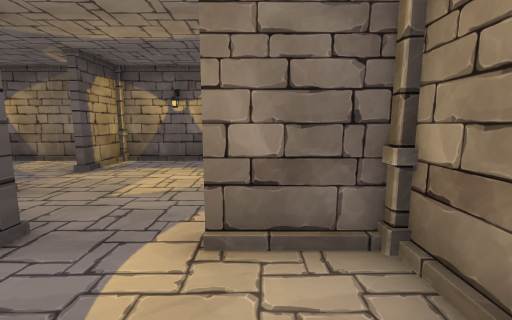
[1] (above)

17 first-person views from a walk through a scene from a Unity 3-D project. The camera is 1.2 m above the floor, tilts 8° down and sees 90° across. The floor is counted in squares, 1 m on a side. Each view is taken from the middle of a square. On the plan, view 1 faces up. The plan holds only what a view shows up to about 12 squares ahead; the rest is blank. The place goes on beyond the plan. The player character is not drawn. Door leaves are left out, so doorways stand open.

[2]
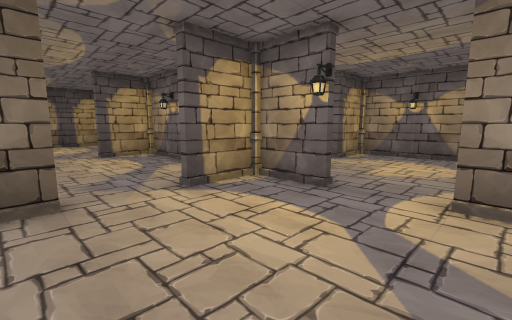

[3]
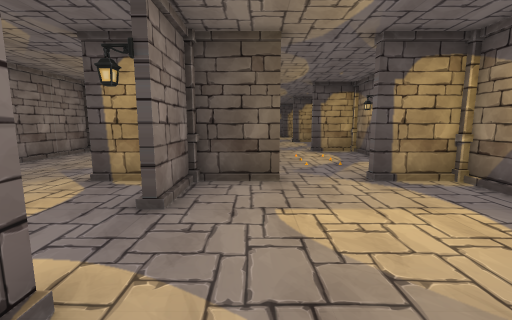

[4]
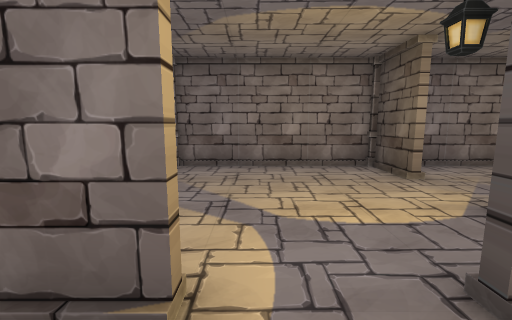

[5]
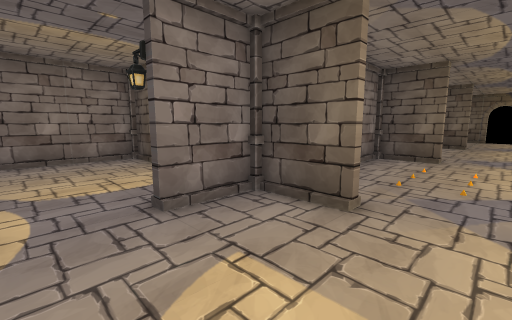

[6]
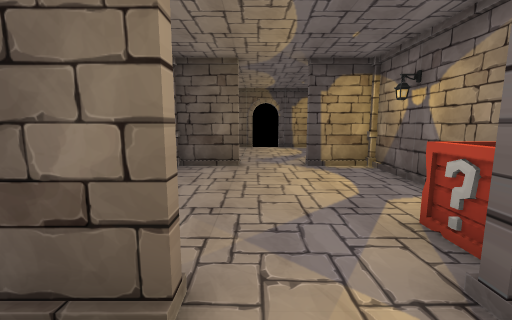

[7]
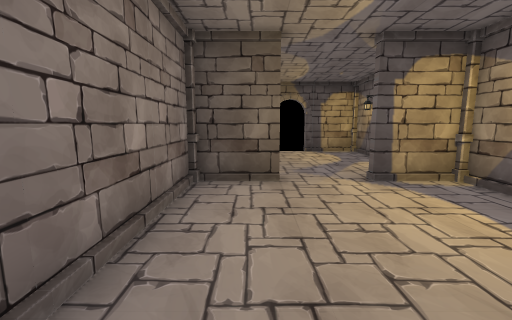

[8]
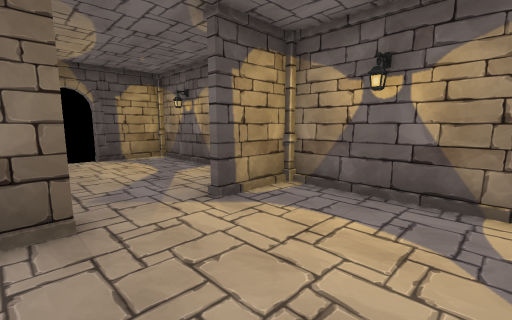

[9]
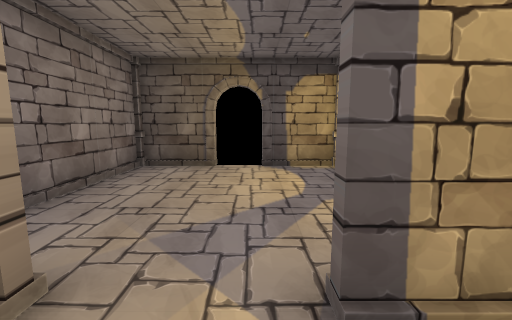

[10]
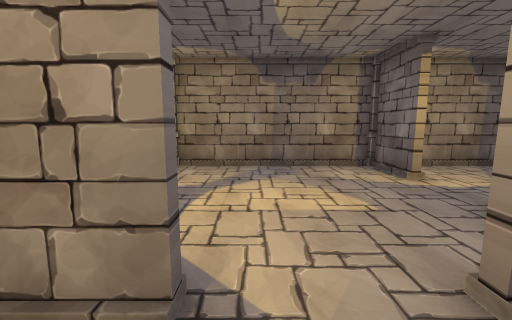

[11]
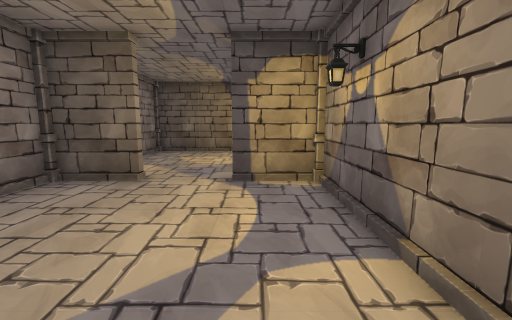

[12]
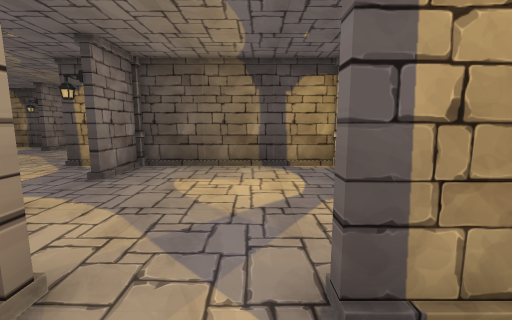

[13]
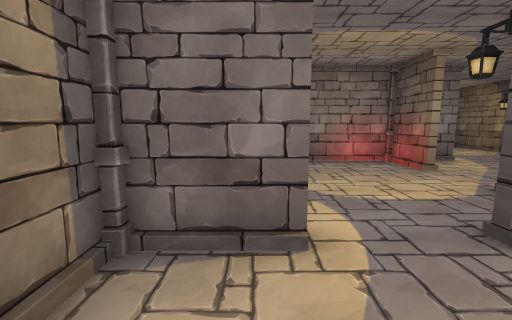

[14]
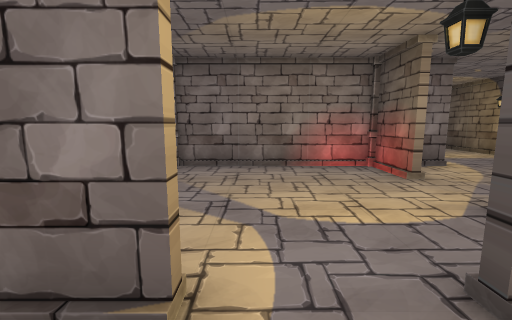

[15]
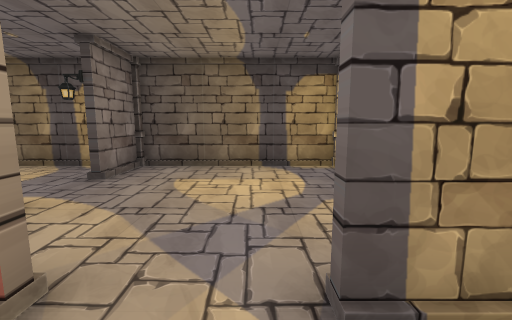

[16]
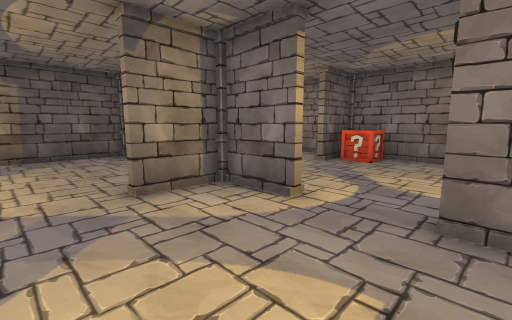

[17]
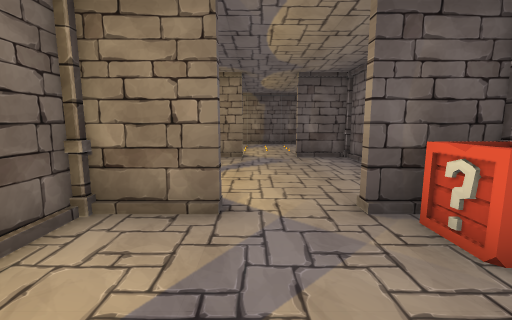

### Floor plan
Points are (right, up) in squares from view 1. A wall is a line through its corners. A room is listed if a view was taken in it or the views show most of it. See-through windows are left out.
Room 1 (views 1, 2)
walls: (1.4, -1) (1.4, 2); (-1.5, -3.4) (1.2, -3.4); (-4.4, -1.4) (-4.4, -2.5); (1.2, 2.4) (-0.5, 2.4); (-4.4, 1.6) (-4.4, 0.5)
ways out: opening at (-3, 3) to room 2; open door at (-1.3, 2.7) to room 2; open door at (-4.5, -0.5) to room 5; opening at (-2.5, -3.5)
objects: lamp (-3, 2) to (-2, 2); pillar (2, -4) to (2, -3)
Room 2 (views 3, 4, 5)
walls: (-1.1, 8.4) (-3.5, 8.4); (-0.6, 2.6) (1.2, 2.6); (1.4, 2) (1.4, 7.5); (-4.4, 4.6) (-4.4, 3.5); (-4.4, 7.5) (-4.4, 6.5)
ways out: opening at (-3, 3) to room 1; open door at (-1.3, 2.7) to room 1; open door at (-4.5, 5.5) to room 3
objects: other object (-2, 8); pillar (1, 8) to (2, 9); pillar (2, 2) to (2, 3)
Room 3 (views 6, 10)
walls: (-4.6, 6.4) (-4.6, 7.5); (-5.5, 8.4) (-7.2, 8.4); (-8.8, 8.4) (-9.5, 8.4); (-10.4, 4.6) (-10.4, 3.5)
ways out: open door at (-4.5, 5.5) to room 2; open door at (-10.5, 5.5) to room 4; opening at (-7.3, 2.7) to room 5
objects: other object (-12, 7) to (-11, 8); pillar (-11, 9) to (-10, 9); other object (-8, 8); pillar (-5, 8) to (-4, 9)
Room 4 (views 7, 8, 9)
walls: (-12.6, 8.4) (-15.5, 8.4); (-13.5, 2.6) (-12.2, 2.6); (-16.4, 4.6) (-16.4, 3.5); (-16.4, 7.5) (-16.4, 6.5)
ways out: open door at (-10.5, 5.5) to room 3; opening at (-13.3, 2.7) to room 6; opening at (-15, 8); open door at (-16.5, 5.5)
objects: lamp (-14, 8)
Room 5 (views 11, 12)
walls: (-6.2, 2.4) (-7.5, 2.4); (-7.5, -3.4) (-5.8, -3.4); (-10.4, -1.4) (-10.4, -2.5); (-10.4, 1.5) (-10.4, 0.5)
ways out: open door at (-4.5, -0.5) to room 1; opening at (-7.3, 2.7) to room 3; open door at (-10.5, -0.5) to room 6; opening at (-7.3, -3.3)
objects: pillar (-11, 2) to (-10, 3); lamp (-9, 2) to (-8, 2); pillar (-5, 2) to (-4, 3)
Room 6 (views 13, 14)
walls: (-16.4, 1.5) (-16.4, -2.5); (-12.6, -3.4) (-11.5, -3.4)
ways out: opening at (-13.3, 2.7) to room 4; open door at (-10.5, -0.5) to room 5; opening at (-15.5, -3) to room 7; open door at (-13.3, -3.3) to room 7; opening at (-17.5, 3.5)
objects: pillar (-17, 2) to (-16, 3)
Room 7 (view 15)
walls: (-13.5, -9.4) (-11.5, -9.4); (-10.6, -8.5) (-10.6, -6); (-16.4, -7.4) (-16.4, -8.5); (-16.2, -3.4) (-14.5, -3.4); (-16.4, -2.5) (-16.4, -5.5)
ways out: opening at (-15.5, -3) to room 6; open door at (-13.3, -3.3) to room 6; open door at (-16.5, -6.5) to room 8; opening at (-13.3, -9.7)
objects: pillar (-17, -4) to (-16, -4); lamp (-15, -4) to (-14, -4); pillar (-11, -4) to (-10, -3)
Room 8 (view 16)
walls: (-22.4, -4.5) (-22.4, -7.5); (-18.6, -9.4) (-17.5, -9.4); (-16.6, -8.5) (-16.6, -7.5)
ways out: open door at (-16.5, -6.5) to room 7; opening at (-21.5, -8) to room 9; open door at (-19.3, -9.3) to room 9
objects: pillar (-23, -4) to (-22, -3)
Room 9 (view 17)
walls: (-22.4, -10.8) (-22.4, -14.3); (-19.6, -15.4) (-18.4, -15.4); (-16.6, -11.6) (-16.6, -10.5); (-22.4, -7.5) (-22.4, -8.5)
ways out: opening at (-21.5, -8) to room 8; open door at (-19.3, -9.3) to room 8; open door at (-16.5, -12.5)
objects: pillar (-23, -10) to (-22, -9); lamp (-21, -10) to (-20, -10)

Where each view was taken, in squares from view 1:
view 1: 0 up, 0 right, facing up
view 2: 2 down, 0 right, facing up-left
view 3: 4 up, 1 right, facing left
view 4: 4 up, 1 left, facing down
view 5: 6 up, 1 left, facing down-left
view 6: 5 up, 9 left, facing left
view 7: 4 up, 11 left, facing left
view 8: 4 up, 13 left, facing up-left
view 9: 6 up, 15 left, facing left
view 10: 6 up, 6 left, facing right
view 11: 1 up, 5 left, facing left
view 12: 0 up, 9 left, facing left
view 13: 1 down, 12 left, facing down
view 14: 2 down, 13 left, facing down
view 15: 6 down, 15 left, facing left
view 16: 6 down, 21 left, facing down-right
view 17: 12 down, 20 left, facing right
